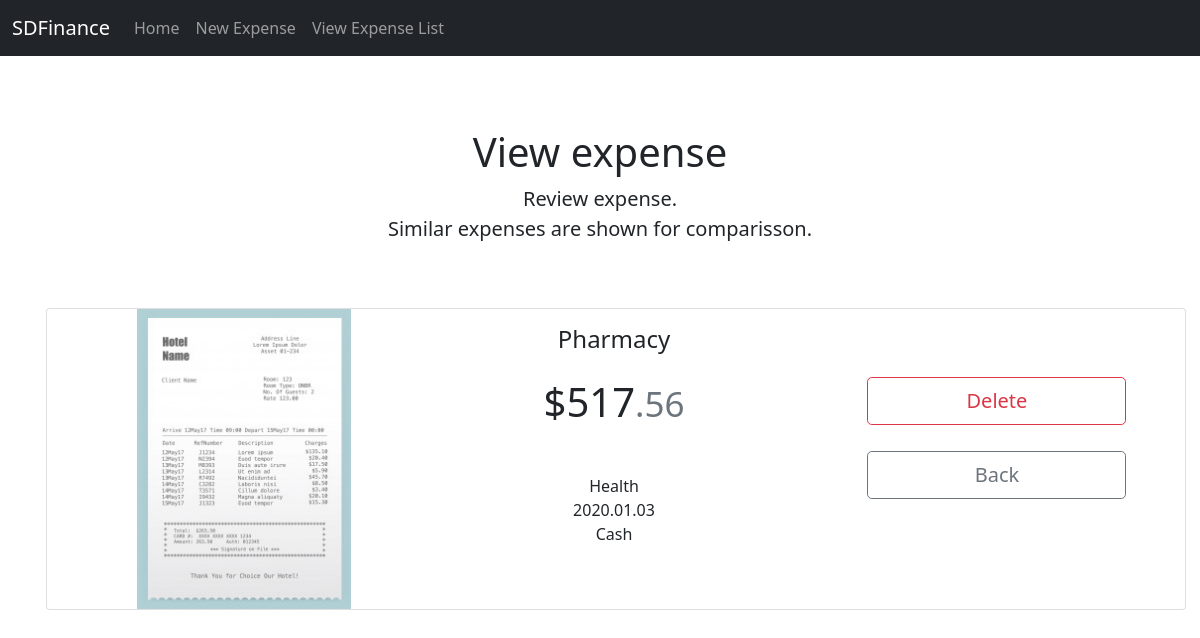
Screenshot of /view/1 with the database file from the repository.
### tables this page shows
CREATE TABLE "EXPENSES" (
	"ExpenseId"	INTEGER NOT NULL UNIQUE,
	"ExpenseDate"	NUMERIC,
	"ExpenseDescription"	TEXT NOT NULL,
	"ExpenseAmount"	NUMERIC NOT NULL,
	"AccountId"	INTEGER,
	"CategoryId"	INTEGER,
	"ExpenseStatus"	TEXT NOT NULL DEFAULT 'Ok',
	PRIMARY KEY("ExpenseId" AUTOINCREMENT),
	FOREIGN KEY("AccountId") REFERENCES "ACCOUNTS"("AccountId"),
	FOREIGN KEY("CategoryId") REFERENCES "CATEGORIES"("CategoryId")
);

CREATE TABLE "CATEGORIES" (
	"CategoryId"	INTEGER NOT NULL UNIQUE,
	"CategoryName"	TEXT NOT NULL,
	"CatergoryDescription"	TEXT NOT NULL,
	"CategoryNotes"	TEXT,
	"CategoryTag"	TEXT,
	PRIMARY KEY("CategoryId" AUTOINCREMENT)
);

CREATE TABLE "ACCOUNTS" (
	"AccountId"	INTEGER NOT NULL UNIQUE,
	"AccountName"	TEXT NOT NULL,
	"AccountDescription"	TEXT NOT NULL,
	"CurrencyId"	INTEGER NOT NULL,
	"AccountUser"	TEXT,
	"AccountNotes"	TEXT,
	PRIMARY KEY("AccountId" AUTOINCREMENT),
	FOREIGN KEY("CurrencyId") REFERENCES "CURRENCIES"
);

### app.py (the view)
@app.route("/view/<expense_id>")
def view(expense_id):
    query = f"SELECT ExpenseDate, ExpenseDescription, CategoryName, ACCOUNTS.AccountName, ExpenseAmount, ExpenseId FROM EXPENSES JOIN ACCOUNTS ON EXPENSES.AccountId=ACCOUNTS.AccountId JOIN CATEGORIES ON EXPENSES.CategoryId=CATEGORIES.CategoryId WHERE ExpenseId={expense_id}"
    table_list_data = cursor.execute(query)
    for data in table_list_data:
        expense_data = [data[0], data[1], data[2], data[3], format_amount_view_expense(data[4]), data[5]]
        break
    return render_template("expense_view.html", expense_data=expense_data)

### helpers.py (called while the page is built)
def format_amount_view_expense(amount):
    amount = float(amount) * -1
    formatted_float = "${:,}".format(int(amount // 1))
    formatted_decimals = "00" if "{00}".format(int(round(float(amount) % 1, 2) * 100)) == "0" else "{00}".format(int(round(float(amount) % 1, 2) * 100))
    return formatted_float, formatted_decimals

### templates/expense_view.html (shortened to what this page needs)
{% extends "layout.html" %}
{% block head %}
<link href="../static/styles.css" rel="stylesheet">
{% endblock %}
{% block main %}
  <div class="starter-template text-center py-5 px-3">
    <h1>View expense</h1>
    <p class="lead">Review expense.<br> Similar expenses are shown for comparisson.</p>
  </div>
  <div class="row row-cols-1 mb-3 text-center">
    <div class="card mb-12" style="max-width: 8000px; margin-left: 1rem; padding-right: 1rem;">
      <div class="row g-0">
        <div class="col-md-4">
          <img src="../static/assets/receipt_resized.png" alt="receipt" style="max-height:300px;">
        </div>
        <div class="col-md-4">
          <div class="card-body">
            <h4 class="my-0 fw-normal">{{ expense_data[1] }}</h4><br>
            <h1 class="card-title pricing-card-title">{{ expense_data[4][0] }}<small class="text-muted">.{{ expense_data[4][1] }}</small></h1><br>
            <p class="card-text">
              <ul class="list-unstyled mt-3 mb-4">
                <li>{{ expense_data[2] }}</li>
                <li>{{ expense_data[0] }}</li>
                <li>{{ expense_data[3] }}</li>
              </ul>
            </p>
          </div>
        </div>
        <div class="col-md-4">
          <div style="padding: 15%">
            <a type="button" class="w-100 btn btn-lg btn-outline-danger" href="/delete/{{ expense_data[5] }}" style="margin: 5%">Delete</a>
            <a type="button" class="w-100 btn btn-lg btn-outline-secondary" href="/list" style="margin: 5%">Back</a>
          </div>
        </div>
      </div>
    </div>
  </div>
  <div class="col">
    <br><br>
  </div>
{% endblock %}

### static/styles.css (style rules this page uses)
body { padding-top: 5rem; }

### rows the page displays
EXPENSES: ExpenseDescription "Pharmacy", ExpenseDate "2020.01.03"
CATEGORIES: CategoryName "Health"
ACCOUNTS: AccountName "Cash"

### other values shown
{{ expense_data[4][0] }} "$517"
{{ expense_data[4][1] }} "56"
